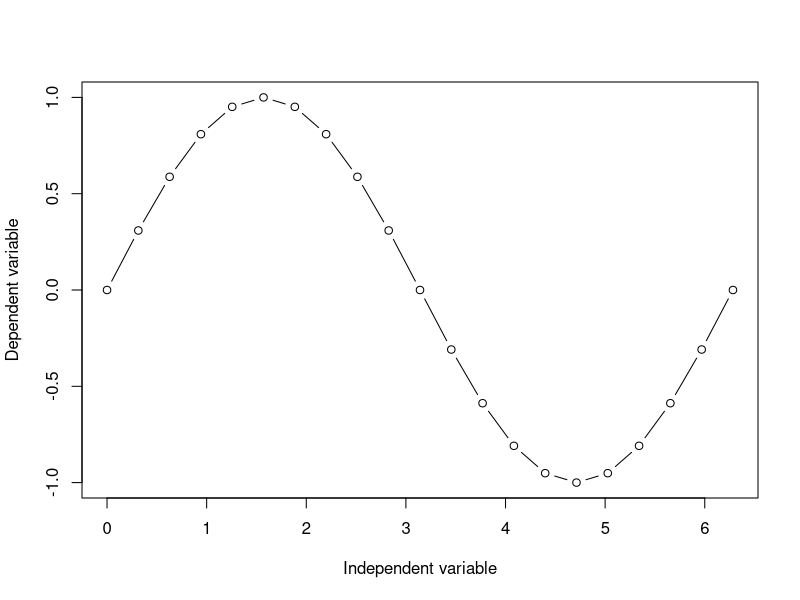
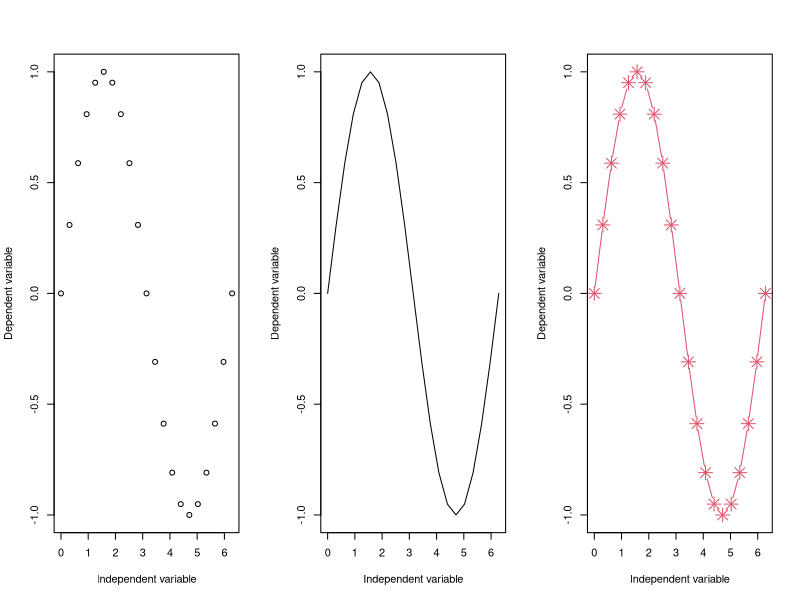
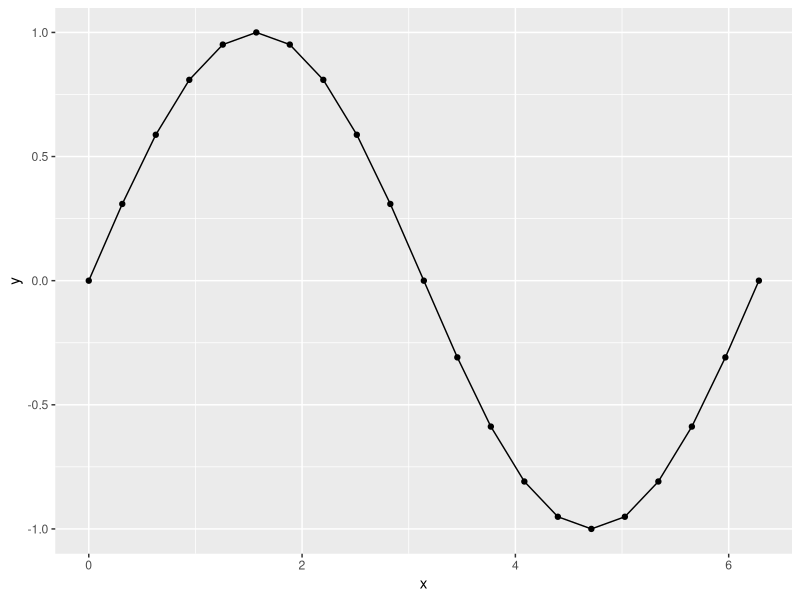
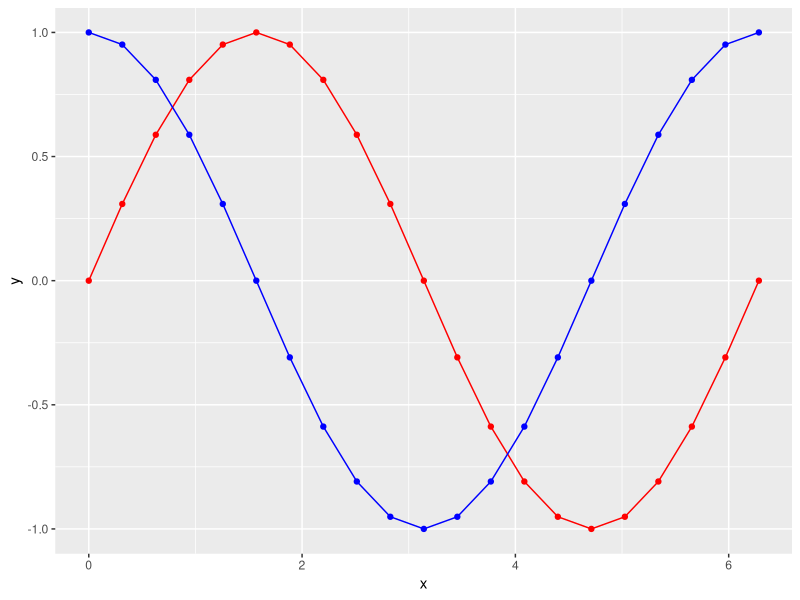
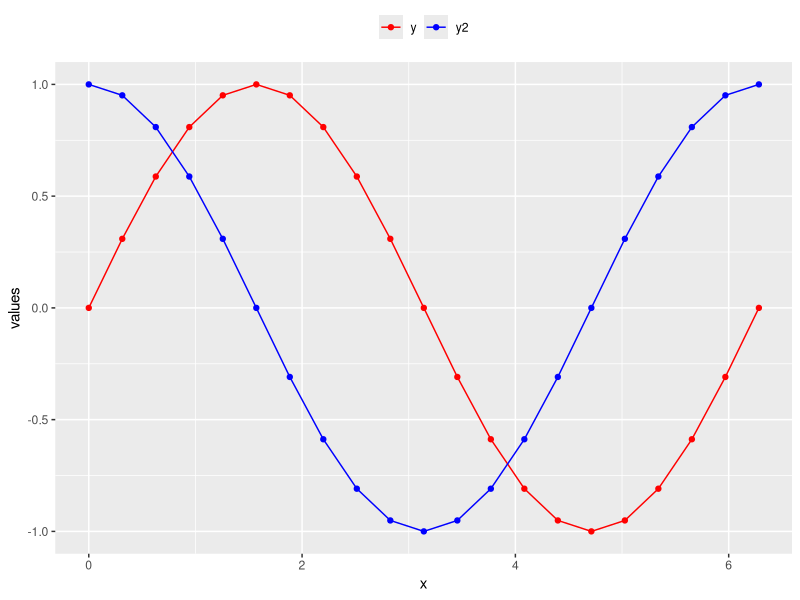
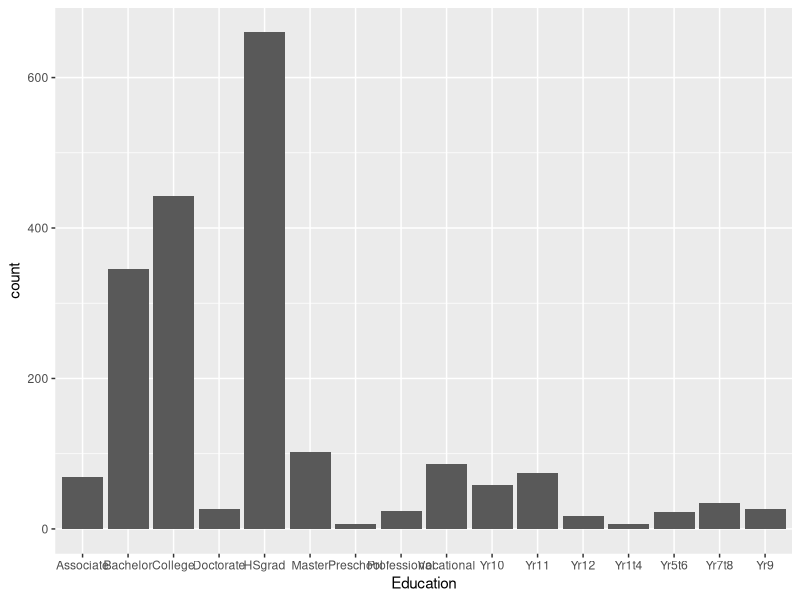
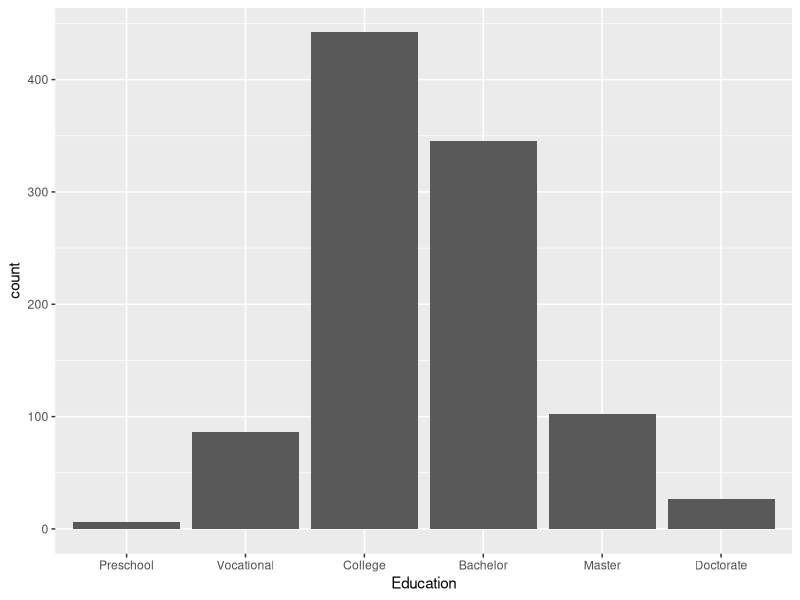
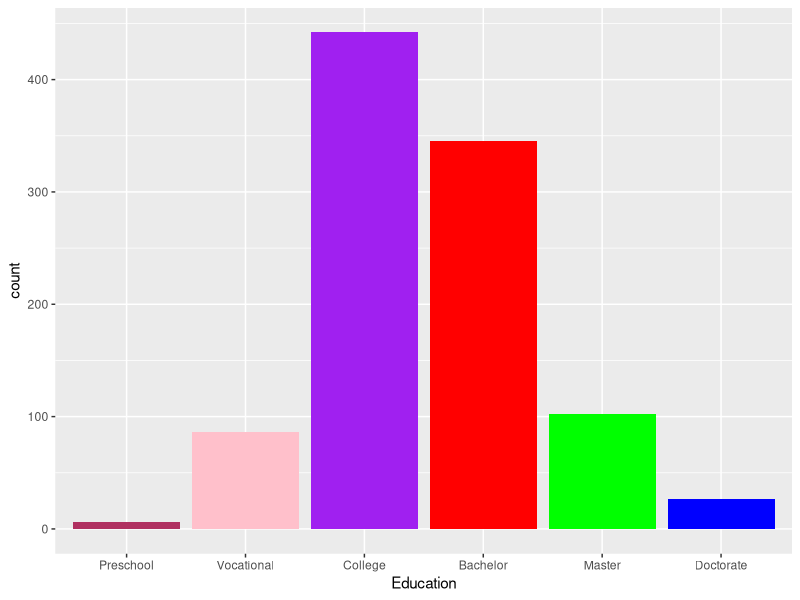

These figures' R source, in order:
## ---- chunk 1
x = seq(0,2*pi,pi/10)
y = sin(x)
length(y)
## ---- chunk 2

plot(x,y, type = "b", xlab = "Independent variable", ylab = "Dependent variable")

## ---- chunk 3
par(mfrow = c(1,3))
plot(x,y, type = "p", xlab = "Independent variable", ylab = "Dependent variable")
plot(x,y, type = "l", xlab = "Independent variable", ylab = "Dependent variable")
plot(x,y, type = "b", pch = 8, cex = 2,col = 2 ,xlab = "Independent variable", ylab = "Dependent variable")

## ---- chunk 4
#add packages
require(dplyr)
require(readr)
require(lubridate)
require(readxl)
require(haven)
require(ggplot2)
require(kableExtra)
require(tidyr)



## ---- chunk 5
y2 = cos(x)

x.ys = data.frame(x,y,y2)

ggplot(data = x.ys, aes(x = x, y = y)) + geom_point() + geom_line()
## ---- chunk 6
x = seq(0,2*pi,pi/10)
y = sin(x)
y2 = cos(x)

x.ys = data.frame(x,y,y2)
## ---- chunk 7
ggplot(data = x.ys) +
  geom_line(aes(x = x, y = y), col = "red", show.legend = TRUE)+
  geom_point(aes(x = x, y = y), col = "red") +
  geom_line(aes(x = x, y = y2), col = "blue", show.legend = TRUE)+
  geom_point(aes(x = x, y = y2), col = "blue")
## ---- chunk 8
x.ys.long = x.ys %>% tidyr::gather(key = "ys", value = "values", 2:3)

## ---- chunk 9
ggplot(data = x.ys.long, aes(x = x, y = values, col = ys))+geom_line() + geom_point()+
  theme(legend.position = "top") +
  scale_colour_manual(values = c("red", "blue"), name = NULL)
## ---- chunk 10

# read the audit file
audit = readxl::read_excel("audit.xlsx")


audit%>%select(-c(9:13)) %>% sample_n(10) %>%
  kable("html", caption = "Individual Auditing Infomration", align = "c") %>%
  column_spec(column = 1:8, width = "3cm", color = 1)

## ---- chunk 11
ggplot(data = audit, 
       aes(x = Education))+
  geom_bar()

## ---- chunk 12

ggplot(data = audit, 
       aes(x = Education))+
  geom_bar() +
  scale_x_discrete(limits = c("Preschool", "Vocational", "College","Bachelor", "Master", "Doctorate"))

## ---- chunk 13

ggplot(data = audit, 
       aes(x = Education))+
  geom_bar(fill = c("red", "purple", "blue", "green", "maroon", "pink")) +
  scale_x_discrete(limits = c("Preschool", "Vocational", "College","Bachelor", "Master", "Doctorate"))

## ---- chunk 14

ggplot(data = audit, 
       aes(x = Education))+
  geom_bar(aes(fill = Gender), position = "stack") +
  scale_x_discrete(limits = c("Preschool", "Vocational", 
                              "College","Bachelor", "Master", "Doctorate"))

## ---- chunk 15

ggplot(data = audit, 
       aes(x = Education))+
  geom_bar(aes(fill = Gender), position = "dodge") +
  scale_x_discrete(limits = c("Preschool", "Vocational", 
                              "College","Bachelor", "Master", "Doctorate"))

## ---- chunk 16
education = audit %>% 
  filter(Education %in% c("Preschool", "Vocational", 
                              "College","Bachelor", "Master", "Doctorate")) %>%
  group_by(Education) %>%
  summarise(Count = n())

ggplot(data = education, aes(x = Education, y = Count))+geom_col()+
  scale_x_discrete(limits = c("Preschool", "Vocational", 
                              "College","Bachelor", "Master", "Doctorate"))
## ---- chunk 17
ggplot(data = audit, aes(x = Age)) +
  geom_histogram()
## ---- chunk 18

ggplot(data = audit%>% 
  filter(Education %in% c("Preschool", "Vocational", 
                              "College","Bachelor", "Master", "Doctorate")), 
  aes(x = Age)) +
  geom_histogram()+
  labs(x = "Age of Individuals", y = "Number of Individuals", 
       title = "The Age of Individuals audited in US", 
       subtitle = "The audit was done to 2000 individuals aiming to illustrate the auditing")
## ---- chunk 19

ggplot(data = audit%>% 
  filter(Education %in% c("Preschool", "Vocational", 
                              "College","Bachelor", "Master", "Doctorate")), 
  aes(x = Age)) +
  geom_histogram()+
  labs(x = "Age of Individuals", y = "Number of Individuals") +
  facet_wrap(~Education, scales = "free_y")
